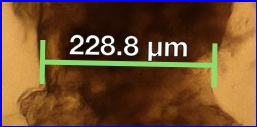
#> input picture cropped_images/cropped_1.png, 257 x 127 px; its folder holds only this picture in this run
$ python rotate.py
#> lines starting #> are read from the running program, lines starting #| are printed output that depends on the picture; after the words box and inside, x2 and y2 are one past the last pixel; in counts of white or black regions, pixels touching at a corner belong together; long printed decimals are rounded
import os
import cv2
import numpy as np

# Function to rotate image to make green line horizontal
def rotate_image_to_horizontal(input_folder, output_folder):
    # Ensure output folder exists
#> called with input_folder = './cropped_images', output_folder = './rotated_images'
    if not os.path.exists(output_folder):
        os.makedirs(output_folder)

    # Loop through all files in input folder
    for filename in os.listdir(input_folder):
        if filename.endswith(".jpg") or filename.endswith(".png"):  # Adjust file extensions as necessary
            # Read the image
            img_path = os.path.join(input_folder, filename)
            img = cv2.imread(img_path)
#> img is the input picture: shape (127, 257, 3); mean B, G, R 45.3, 75.5, 111.1

            # Convert to HSV color space for better color segmentation
            hsv = cv2.cvtColor(img, cv2.COLOR_BGR2HSV)
#> hsv: shape (127, 257, 3); mean H, S, V 19.5, 196.4, 122.7

            # Define range of green color in HSV
            lower_green = np.array([40, 40, 40])  # Adjust these values to your specific shade of green
            upper_green = np.array([80, 255, 255])

            # Threshold the HSV image to get only green colors
            mask = cv2.inRange(hsv, lower_green, upper_green)
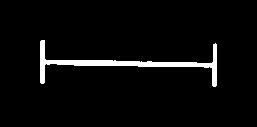
#> mask: shape (127, 257); 3.9% white; 1 white region

            # Find contours in the mask
            contours, _ = cv2.findContours(mask, cv2.RETR_EXTERNAL, cv2.CHAIN_APPROX_SIMPLE)
#> contours = 1 contour; box (x1, y1, x2, y2) and area: (40, 40, 217, 87) 1030

            # Assume the largest contour is our green line
            largest_contour = max(contours, key=cv2.contourArea)
#> largest_contour = contour of 52 points, box (x1, y1, x2, y2) (40, 40, 217, 87), area 1030

            # Fit a line to the contour
            vx, vy, _, _ = cv2.fitLine(largest_contour, cv2.DIST_L2, 0, 0.01, 0.01)
#> vx = [1]; vy = [0.00921]

            # Calculate angle of the line
            angle = np.arctan2(vy, vx) * 180 / np.pi
#> angle = [0.528]
            print(f"Angle: {angle}")
#| Angle: [0.5278]

            # Rotate image to make the line horizontal
            rotated = rotate_image(img, angle)

            # Save the rotated image to output folder
            output_path = os.path.join(output_folder, filename)
            cv2.imwrite(output_path, rotated)

            print(f"Processed {filename} and saved to {output_path}")

def rotate_image(image, angle):
    # Ensure angle is float
    angle = float(angle)
#> angle = 0.528

    # Rotate the image by the specified angle
    rows, cols = image.shape[:2]
#> rows = 127; cols = 257
    M = cv2.getRotationMatrix2D((cols/2, rows/2), angle, 1.0)
#> M = [[1, 0.00921, -0.58], [-0.00921, 1, 1.19]]
    rotated = cv2.warpAffine(image, M, (cols, rows))
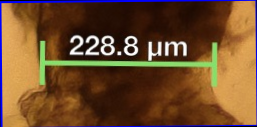
#> rotated: shape (127, 257, 3); mean B, G, R 43.8, 75.5, 111.1
    return rotated


input_folder = './cropped_images'
output_folder = './rotated_images'
rotate_image_to_horizontal(input_folder, output_folder)

$ run again, on cropped_images/cropped_4.png
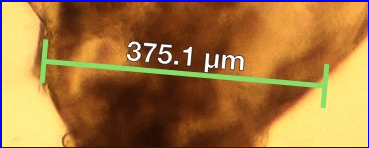
#> input picture cropped_images/cropped_4.png, 369 x 148 px
#> in rotate_image_to_horizontal, img is the input picture: shape (148, 369, 3); mean B, G, R 63.7, 117.2, 164.1
#> hsv: shape (148, 369, 3); mean H, S, V 19.8, 183.5, 173.5
#> in rotate_image_to_horizontal, `mask = cv2.inRange(hsv, lower_green, upper_green)`:
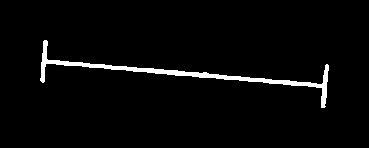
#> mask: shape (148, 369); 2.9% white; 1 white region
#> contours = 1 contour; box (x1, y1, x2, y2) and area: (40, 40, 329, 108) 1248
#> largest_contour = contour of 148 points, box (x1, y1, x2, y2) (40, 40, 329, 108), area 1248
#> vx = [0.996]; vy = [0.0861]
#> in rotate_image_to_horizontal, `angle = np.arctan2(vy, vx) * 180 / np.pi`: angle = [4.94]
#| Angle: [4.942]
#> in rotate_image, `angle = float(angle)`: angle = 4.94
#> M = [[0.996, 0.0861, -5.69], [-0.0861, 0.996, 16.17]]
#> in rotate_image, `rotated = cv2.warpAffine(image, M, (cols, rows))`:
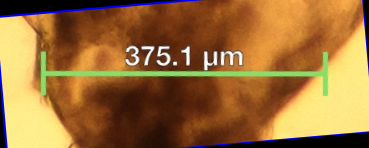
#> rotated: shape (148, 369, 3); mean B, G, R 56.6, 109.9, 154.6
